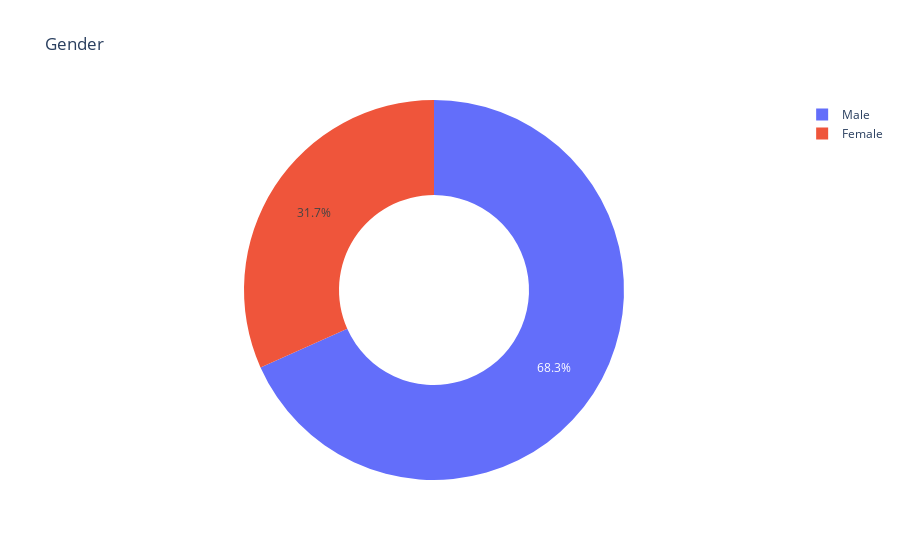

The notebook cell this image was saved under:
### Code cell
theme = load_theme("boxy_dark")
#https://github.com/lgienapp/aquarel

theme.apply()

pie_graph(data_eda,"Gender",'sex')
theme.apply_transforms()

### Figure 1 — Plotly figure (JSON) as saved in the notebook; plotly's stock layout.template omitted (floating-point values rounded to 4 significant figures)
{"data": [{"hole": 0.5, "labels": ["Male", "Female"], "type": "pie", "values": [207, 96]}], "layout": {"title": {"text": "Gender"}}}
